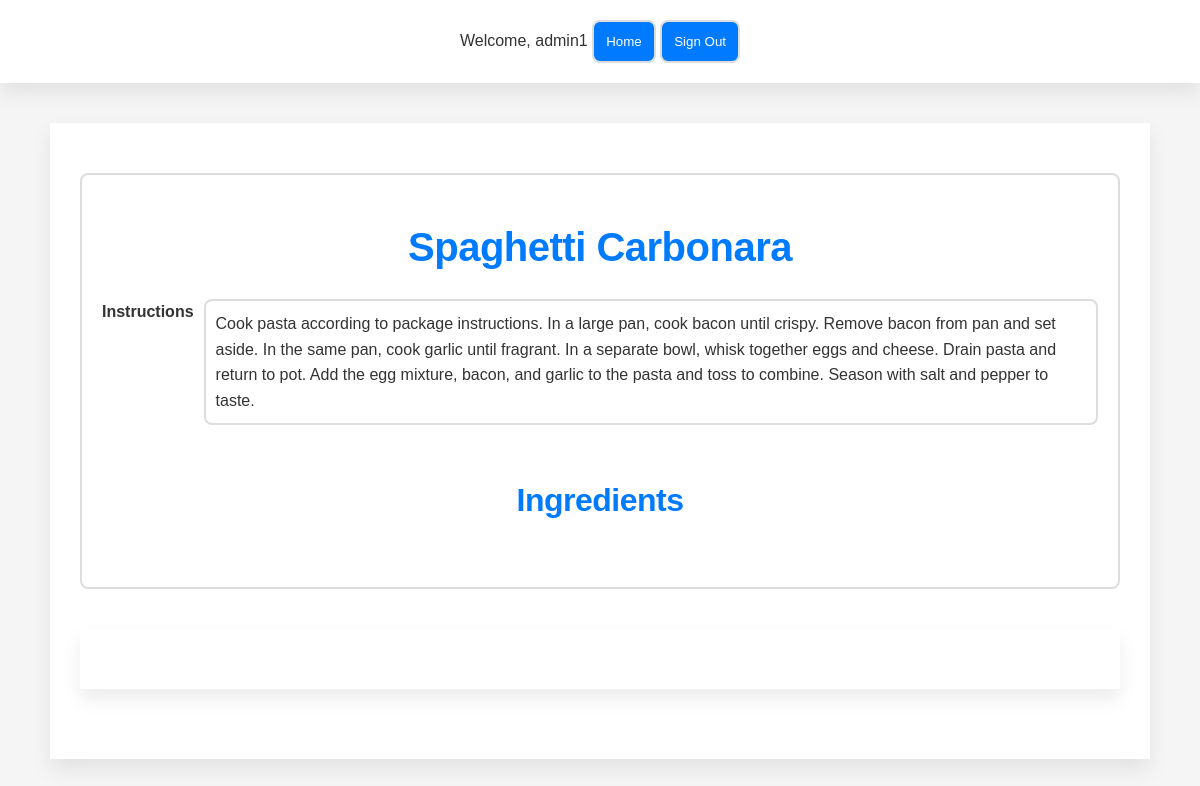
The page /www/user/recipe_user_view.php?recipeId=2 (signed in) on the database its author committed.
### tables this page shows
create table if not exists Recipe (
    recipeId int primary key auto_increment UNIQUE,
    userId int,
    recipeName varchar(255) not null,
    instructions text,
    approved boolean default false
    
);

### www/user/recipe_user_view.php (the view, shortened to what this page needs)
<?php
$servername = "192.168.56.12";
$username = "admin";
$password = "admin_pw";
$dbname = "RecipeManagementSystem";
$conn = new mysqli($servername, $username, $password, $dbname);
$recipeId = $_GET['recipeId'];
$sql = "SELECT * FROM Recipe WHERE recipeId = $recipeId";
$result = $conn->query($sql);
$recipe = $result->fetch_assoc();
?>
<html>
<head>
    <link rel="stylesheet" type="text/css" href="../common/style/style.css">
</head>
<body>
    <header>
        <?php include '../common/navbar.php'; ?>
    </header>
    <main>
        <div class="recipe-details">
            <h1>
                <?php echo $recipe['recipeName']; ?>
            </h1>
            <div class="instructions-container">
                <label>Instructions</label>
                <ul>
                    <li>
                        <?php echo $recipe['instructions']; ?>
                    </li>
                </ul>
            </div>
            <h2>Ingredients</h2>
        </div>
        <main>
</body>
</html>

### www/common/style/style.css (style rules this page uses)
:root { --main-blue: #007BFF; --hover-blue: #0056b3; --soft-gray: #F5F5F5; --text-gray: #333; --border-gray: #E0E0E0; --input-border-gray: #DDD; --transition-speed: 0.3s; }
* { box-sizing: border-box; margin: 0; padding: 0; font-family: 'Poppins', sans-serif; }
body { background-color: var(--soft-gray); color: var(--text-gray); line-height: 1.6; font-size: 16px; }
main { max-width: 1100px; margin: 40px auto; padding: 30px; background-color: #FFF; box-shadow: 0 10px 20px rgba(0, 0, 0, 0.08); }
h1 { text-align: center; padding: 20px 0; font-size: 2.5em; color: var(--main-blue); font-weight: 600; letter-spacing: -0.5px; }
header { background-color: #FFF; box-shadow: 0 10px 20px rgba(0, 0, 0, 0.08); padding: 20px 0; text-align: center; }
label { grid-column: 1 / 2; text-align: right; font-weight: 600; }
.recipe-details { padding: 20px; border: 2px solid var(--input-border-gray); border-radius: 8px; margin: 20px auto; }
.recipe-details p, .recipe-details ul { margin-bottom: 20px; }
.recipe-details ul { list-style-type: none; padding-left: 0; }
.recipe-details ul li { background-color: #FFF; border: 2px solid var(--input-border-gray); border-radius: 8px; padding: 10px; margin-bottom: 10px; }
ul { list-style-type: none; padding-left: 0; }
li { display: flex; align-items: center; margin-bottom: 10px; }
h2, h3 { font-size: 2em; color: var(--main-blue); font-weight: 600; letter-spacing: -0.5px; text-align: center; padding: 20px 0; }
.instructions-container { display: flex; }
.instructions-container label { padding-right: 10px; font-weight: bold; }

### rows shown on the page
recipe: recipeName "Spaghetti Carbonara", instructions "Cook pasta according to package instructions. In a large pan, cook bacon until crispy. Remove bacon from pan and set aside. In the same pan, cook garlic until fragrant. In a separate bowl, whisk together eggs and cheese. Drain pasta and return to pot. Add the egg mixture, bacon, and garlic to the pasta and toss to combine. Season with salt and pepper to taste."

### other values the page prints
$_SESSION['username'] "admin1"
